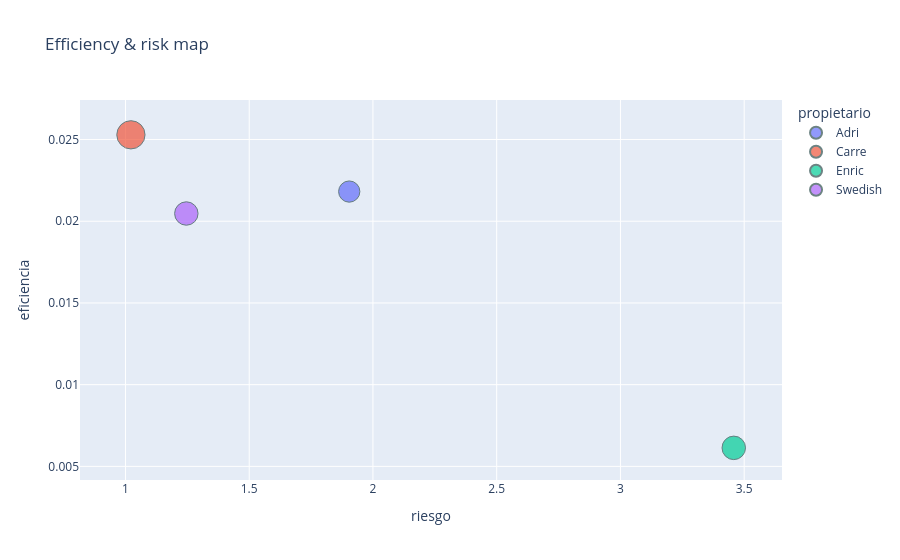

This figure's notebook cell:
### Markdown cell above
# risk ratio & efficiency

### Code cell
import pandas as pd
import plotly.express as px

# calcul de mètriques per valorar risk i eficiencia
df_stats = (
    df_validos.groupby("propietario")
    .apply(lambda g: pd.Series({
        "media_dif": g["diferencia_valor"].mean(),
        "std_dif": g["diferencia_valor"].std(),
        "valor_medio": g["valor_actual"].mean(),
        "valor_total": g["valor_actual"].sum()
    }))
    .reset_index()
)

# risk = std / |media|
df_stats["riesgo"] = df_stats["std_dif"] / df_stats["media_dif"].abs()

# efficiency = media diferencia / media valor
df_stats["eficiencia"] = df_stats["media_dif"] / df_stats["valor_medio"]

# --- gráfico ---
fig = px.scatter(
    df_stats,
    x="riesgo",
    y="eficiencia",
    size="valor_total",            # tamaño = valor total plantilla
    color="propietario",           # color = propietario
    hover_data=["media_dif", "std_dif", "valor_medio", "valor_total"],
    title="Efficiency & risk map"
)

fig.update_traces(marker=dict(opacity=0.7, line=dict(width=1, color='DarkSlateGrey')))
fig.show()

### Figure 1 — Plotly figure (JSON) as saved in the notebook; plotly's stock layout.template omitted (floating-point values rounded to 4 significant figures)
{"data": [{"customdata": [[367500.0, 699700.0, 16840000.0, 218974407]], "hovertemplate": "propietario=Adri<br>riesgo=%{x}<br>eficiencia=%{y}<br>valor_total=%{customdata[3]}<br>media_dif=%{customdata[0]}<br>std_dif=%{customdata[1]}<br>valor_medio=%{customdata[2]}<extra></extra>", "legendgroup": "Adri", "marker": {"color": "#636efa", "line": {"color": "DarkSlateGrey", "width": 1}, "opacity": 0.7, "size": [218974407], "sizemode": "area", "sizeref": 969700.0, "symbol": "circle"}, "mode": "markers", "name": "Adri", "orientation": "v", "showlegend": true, "type": "scatter", "x": [1.904], "xaxis": "x", "y": [0.02182], "yaxis": "y"}, {"customdata": [[577000.0, 589700.0, 22820000.0, 387863130]], "hovertemplate": "propietario=Carre<br>riesgo=%{x}<br>eficiencia=%{y}<br>valor_total=%{customdata[3]}<br>media_dif=%{customdata[0]}<br>std_dif=%{customdata[1]}<br>valor_medio=%{customdata[2]}<extra></extra>", "legendgroup": "Carre", "marker": {"color": "#EF553B", "line": {"color": "DarkSlateGrey", "width": 1}, "opacity": 0.7, "size": [387863130], "sizemode": "area", "sizeref": 969700.0, "symbol": "circle"}, "mode": "markers", "name": "Carre", "orientation": "v", "showlegend": true, "type": "scatter", "x": [1.022], "xaxis": "x", "y": [0.02529], "yaxis": "y"}, {"customdata": [[126400.0, 437200.0, 20610000.0, 267994112]], "hovertemplate": "propietario=Enric<br>riesgo=%{x}<br>eficiencia=%{y}<br>valor_total=%{customdata[3]}<br>media_dif=%{customdata[0]}<br>std_dif=%{customdata[1]}<br>valor_medio=%{customdata[2]}<extra></extra>", "legendgroup": "Enric", "marker": {"color": "#00cc96", "line": {"color": "DarkSlateGrey", "width": 1}, "opacity": 0.7, "size": [267994112], "sizemode": "area", "sizeref": 969700.0, "symbol": "circle"}, "mode": "markers", "name": "Enric", "orientation": "v", "showlegend": true, "type": "scatter", "x": [3.458], "xaxis": "x", "y": [0.006133], "yaxis": "y"}, {"customdata": [[419400.0, 522600.0, 20490000.0, 266336281]], "hovertemplate": "propietario=Swedish<br>riesgo=%{x}<br>eficiencia=%{y}<br>valor_total=%{customdata[3]}<br>media_dif=%{customdata[0]}<br>std_dif=%{customdata[1]}<br>valor_medio=%{customdata[2]}<extra></extra>", "legendgroup": "Swedish", "marker": {"color": "#ab63fa", "line": {"color": "DarkSlateGrey", "width": 1}, "opacity": 0.7, "size": [266336281], "sizemode": "area", "sizeref": 969700.0, "symbol": "circle"}, "mode": "markers", "name": "Swedish", "orientation": "v", "showlegend": true, "type": "scatter", "x": [1.246], "xaxis": "x", "y": [0.02047], "yaxis": "y"}], "layout": {"legend": {"itemsizing": "constant", "title": {"text": "propietario"}, "tracegroupgap": 0}, "title": {"text": "Efficiency & risk map"}, "xaxis": {"anchor": "y", "domain": [0, 1], "title": {"text": "riesgo"}}, "yaxis": {"anchor": "x", "domain": [0, 1], "title": {"text": "eficiencia"}}}}
